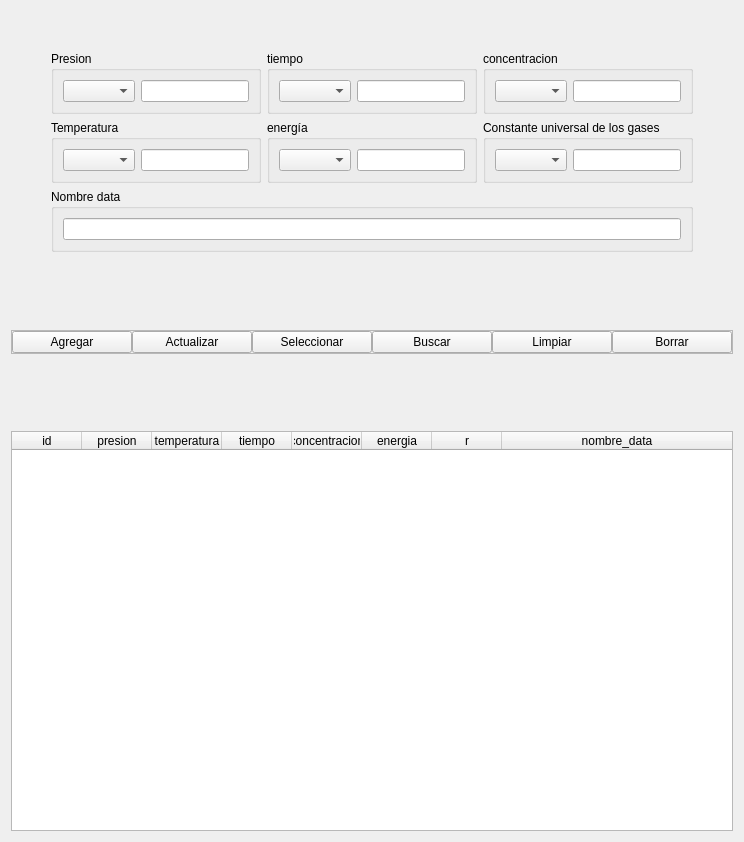
              <widget class="QWidget" name="u_tab">
               <attribute name="title">
                <string>Configuración unidades</string>
               </attribute>
               <layout class="QVBoxLayout" name="verticalLayout_36">
                <item>
                 <spacer name="verticalSpacer_43">
                  <property name="orientation">
                   <enum>Qt::Vertical</enum>
                  </property>
                  <property name="sizeHint" stdset="0">
                   <size>
                    <width>20</width>
                    <height>40</height>
                   </size>
                  </property>
                 </spacer>
                </item>
                <item>
                 <layout class="QHBoxLayout" name="horizontalLayout_74">
                  <item>
                   <spacer name="horizontalSpacer_67">
                    <property name="orientation">
                     <enum>Qt::Horizontal</enum>
                    </property>
                    <property name="sizeHint" stdset="0">
                     <size>
                      <width>40</width>
                      <height>20</height>
                     </size>
                    </property>
                   </spacer>
                  </item>
                  <item>
                   <layout class="QVBoxLayout" name="verticalLayout_35">
                    <item>
                     <layout class="QHBoxLayout" name="horizontalLayout_72">
                      <item>
                       <widget class="QGroupBox" name="groupBox_8">
                        <property name="title">
                         <string>Presion</string>
                        </property>
                        <layout class="QHBoxLayout" name="horizontalLayout_66">
                         <item>
                          <widget class="QComboBox" name="presion_box"/>
                         </item>
                         <item>
                          <widget class="QLineEdit" name="presion_u_edit"/>
                         </item>
                        </layout>
                       </widget>
                      </item>
                      <item>
                       <widget class="QGroupBox" name="groupBox_9">
                        <property name="title">
                         <string>tiempo</string>
                        </property>
                        <layout class="QHBoxLayout" name="horizontalLayout_68">
                         <item>
                          <widget class="QComboBox" name="tiempo_box"/>
                         </item>
                         <item>
                          <widget class="QLineEdit" name="tiempo_u_edit">
                           <property name="text">
                            <string/>
                           </property>
                          </widget>
                         </item>
                        </layout>
                       </widget>
                      </item>
                      <item>
                       <widget class="QGroupBox" name="groupBox_7">
                        <property name="title">
                         <string>concentracion</string>
                        </property>
                        <layout class="QHBoxLayout" name="horizontalLayout_70">
                         <item>
                          <widget class="QComboBox" name="concentracion_box"/>
                         </item>
                         <item>
                          <widget class="QLineEdit" name="concentracion_u_edit">
                           <property name="text">
                            <string/>
                           </property>
                          </widget>
                         </item>
                        </layout>
                       </widget>
                      </item>
                     </layout>
                    </item>
                    <item>
                     <layout class="QHBoxLayout" name="horizontalLayout_73">
                      <item>
                       <widget class="QGroupBox" name="groupBox_6">
                        <property name="title">
                         <string>Temperatura</string>
                        </property>
                        <layout class="QHBoxLayout" name="horizontalLayout_67">
                         <item>
                          <widget class="QComboBox" name="temperatura_box"/>
                         </item>
                         <item>
                          <widget class="QLineEdit" name="temperatura_u_edit"/>
                         </item>
                        </layout>
                       </widget>
                      </item>
                      <item>
                       <widget class="QGroupBox" name="groupBox_10">
                        <property name="title">
                         <string>energía</string>
                        </property>
                        <layout class="QHBoxLayout" name="horizontalLayout_69">
                         <item>
                          <widget class="QComboBox" name="energia_box"/>
                         </item>
                         <item>
                          <widget class="QLineEdit" name="energia_u_edit">
                           <property name="text">
                            <string/>
                           </property>
                          </widget>
                         </item>
                        </layout>
                       </widget>
                      </item>
                      <item>
                       <widget class="QGroupBox" name="groupBox_11">
                        <property name="title">
                         <string>Constante universal de los gases</string>
                        </property>
                        <layout class="QHBoxLayout" name="horizontalLayout_71">
                         <item>
                          <widget class="QComboBox" name="r_box"/>
                         </item>
                         <item>
                          <widget class="QLineEdit" name="r_u_edit">
                           <property name="text">
                            <string/>
                           </property>
                          </widget>
                         </item>
                        </layout>
                       </widget>
                      </item>
                     </layout>
                    </item>
                    <item>
                     <widget class="QGroupBox" name="groupBox_14">
                      <property name="title">
                       <string>Nombre data</string>
                      </property>
                      <layout class="QVBoxLayout" name="verticalLayout_37">
                       <item>
                        <widget class="QLineEdit" name="nombre_data_u_edit">
                         <property name="text">
                          <string/>
                         </property>
                        </widget>
                       </item>
                      </layout>
                     </widget>
                    </item>
                    <item>
                     <layout class="QHBoxLayout" name="horizontalLayout_58">
                      <property name="spacing">
                       <number>0</number>
                      </property>
                     </layout>
                    </item>
                   </layout>
                  </item>
                  <item>
                   <spacer name="horizontalSpacer_68">
                    <property name="orientation">
                     <enum>Qt::Horizontal</enum>
                    </property>
                    <property name="sizeHint" stdset="0">
                     <size>
                      <width>40</width>
                      <height>20</height>
                     </size>
                    </property>
                   </spacer>
                  </item>
                 </layout>
                </item>
                <item>
                 <spacer name="verticalSpacer_42">
                  <property name="orientation">
                   <enum>Qt::Vertical</enum>
                  </property>
                  <property name="sizeHint" stdset="0">
                   <size>
                    <width>20</width>
                    <height>72</height>
                   </size>
                  </property>
                 </spacer>
                </item>
                <item>
                 <widget class="QFrame" name="funciones_frame_u">
                  <property name="frameShape">
                   <enum>QFrame::StyledPanel</enum>
                  </property>
                  <property name="frameShadow">
                   <enum>QFrame::Raised</enum>
                  </property>
                  <layout class="QHBoxLayout" name="horizontalLayout_59">
                   <property name="spacing">
                    <number>0</number>
                   </property>
                   <property name="leftMargin">
                    <number>0</number>
                   </property>
                   <property name="topMargin">
                    <number>0</number>
                   </property>
                   <property name="rightMargin">
                    <number>0</number>
                   </property>
                   <property name="bottomMargin">
                    <number>0</number>
                   </property>
                   <item>
                    <widget class="QPushButton" name="agregar_ru_btn">
                     <property name="text">
                      <string>Agregar</string>
                     </property>
                    </widget>
                   </item>
                   <item>
                    <widget class="QPushButton" name="actualizar_ru_btn">
                     <property name="text">
                      <string>Actualizar</string>
                     </property>
                    </widget>
                   </item>
                   <item>
                    <widget class="QPushButton" name="seleccionar_ru_btn">
                     <property name="text">
                      <string>Seleccionar</string>
                     </property>
                    </widget>
                   </item>
                   <item>
                    <widget class="QPushButton" name="buscar_ru_btn">
                     <property name="text">
                      <string>Buscar</string>
                     </property>
                    </widget>
                   </item>
                   <item>
                    <widget class="QPushButton" name="limpiar_ru_btn">
                     <property name="text">
                      <string>Limpiar</string>
                     </property>
                    </widget>
                   </item>
                   <item>
                    <widget class="QPushButton" name="borrar_ru_btn">
                     <property name="text">
                      <string>Borrar</string>
                     </property>
                    </widget>
                   </item>
                  </layout>
                 </widget>
                </item>
                <item>
                 <spacer name="verticalSpacer_41">
                  <property name="orientation">
                   <enum>Qt::Vertical</enum>
                  </property>
                  <property name="sizeHint" stdset="0">
                   <size>
                    <width>20</width>
                    <height>71</height>
                   </size>
                  </property>
                 </spacer>
                </item>
                <item>
                 <widget class="QTableWidget" name="registro_unidades_tabla">
                  <property name="minimumSize">
                   <size>
                    <width>0</width>
                    <height>400</height>
                   </size>
                  </property>
                  <property name="focusPolicy">
                   <enum>Qt::NoFocus</enum>
                  </property>
                  <property name="showGrid">
                   <bool>false</bool>
                  </property>
                  <attribute name="horizontalHeaderMinimumSectionSize">
                   <number>50</number>
                  </attribute>
                  <attribute name="horizontalHeaderDefaultSectionSize">
                   <number>70</number>
                  </attribute>
                  <attribute name="horizontalHeaderStretchLastSection">
                   <bool>true</bool>
                  </attribute>
                  <attribute name="verticalHeaderVisible">
                   <bool>false</bool>
                  </attribute>
                  <column>
                   <property name="text">
                    <string>id</string>
                   </property>
                  </column>
                  <column>
                   <property name="text">
                    <string>presion</string>
                   </property>
                  </column>
                  <column>
                   <property name="text">
                    <string>temperatura</string>
                   </property>
                  </column>
                  <column>
                   <property name="text">
                    <string>tiempo</string>
                   </property>
                  </column>
                  <column>
                   <property name="text">
                    <string>concentracion</string>
                   </property>
                  </column>
                  <column>
                   <property name="text">
                    <string>energia</string>
                   </property>
                  </column>
                  <column>
                   <property name="text">
                    <string>r</string>
                   </property>
                  </column>
                  <column>
                   <property name="text">
                    <string>nombre_data</string>
                   </property>
                  </column>
                 </widget>
                </item>
               </layout>
              </widget>
